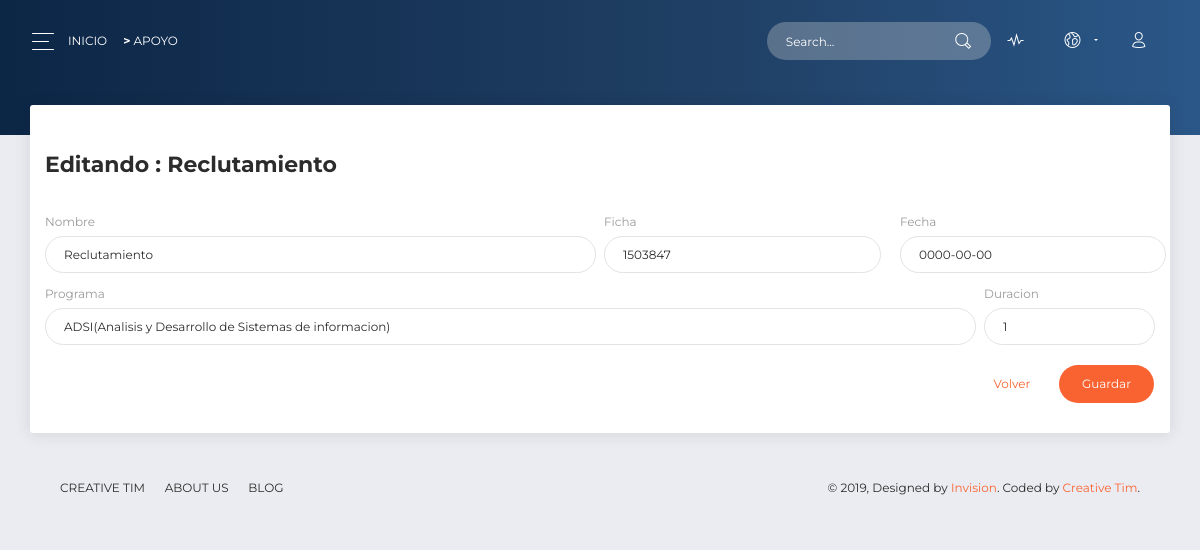
Page /?c=apoyo&a=Crud&id=1 on the committed database.
### tables this page shows
CREATE TABLE `apoyo` (
  `id` int(10) UNSIGNED NOT NULL,
  `name` varchar(100) DEFAULT NULL,
  `token` varchar(8) DEFAULT NULL,
  `program` varchar(120) DEFAULT NULL,
  `date` date DEFAULT NULL,
  `duration` tinyint(1) DEFAULT NULL
);

### controller/apoyo.controller.php (called while the page is built, shortened)
<?php
require_once 'model/apoyo.php';
class apoyoController
{
    private $model;
    public function __CONSTRUCT()
    {
        $this->model = new apoyo();
    }
    public function Crud()
    {
        $apoyo = new apoyo();
        if (isset($_REQUEST['id'])) {
            $apoyo = $this->model->Obtener($_REQUEST['id']);
        }
        require_once 'view/header.php';
        require_once 'view/apoyo/apoyo-editar.php';
        require_once 'view/footer.php';
    }
}

### model/database.php (called while the page is built)
<?php
class Database
{
    public static function StartUp()
    {
        $pdo = new PDO('mysql:host=localhost;dbname=cliente;charset=utf8', 'root', '');
        $pdo->setAttribute(PDO::ATTR_ERRMODE, PDO::ERRMODE_EXCEPTION);
        return $pdo;
    }
}

### model/apoyo.php (called while the page is built, shortened)
<?php
class apoyo
{
    private $pdo;
    public function __CONSTRUCT()
    {
        try {
            $this->pdo = Database::StartUp();
        } catch (Exception $e) {
            die($e->getMessage());
        }
    }
    public function Obtener($id)
    {
        try {
            $stm = $this->pdo
                ->prepare("SELECT * FROM apoyo WHERE id = ?");
            $stm->execute(array($id));
            return $stm->fetch(PDO::FETCH_OBJ);
        } catch (Exception $e) {
            die($e->getMessage());
        }
    }
}

### view/apoyo/apoyo-editar.php (the view, shortened to what this page needs)
<div class="panel-header panel-header-sm">
</div>
<div class="content">
    <div class="row">
        <div class="col-md-12">
            <div class="card">
                <div class="card-header">
                    <h5 class="title">
                        <?= isset($_REQUEST['id']) ? "Editando : " . $apoyo->name : "Creando Actividad"; ?>
                    </h5>
                </div>
                <div class="card-body">
                    <form class="form-group" action="?c=apoyo&a=Guardar" method="post">
                        <div class="row">
                            <div class="col-md-6 pr-1">
                                <div class="form-group">
                                    <label>Nombre</label>
                                    <input type="text" name="name" class="form-control" placeholder="Company" value="<?= $apoyo->name; ?>">
                                </div>
                            </div>
                            <div class="col-md-3 px-1">
                                <div class="form-group">
                                    <label>Ficha</label>
                                    <input type="text" name="token" class="form-control" placeholder="Username" value="<?= $apoyo->token; ?>">
                                </div>
                            </div>
                            <div class="col-md-3 pr-1">
                                <div class="datepicker-container">
                                    <div class="form-group">
                                        <label>Fecha</label>
                                        <input type="text" name="date" class="form-control date-picker" placeholder="Fecha" data-datepicker-color="primary" value="<?= $apoyo->date; ?>">
                                    </div>
                                </div>
                            </div>
                        </div>
                        <div class="row">
                            <div class="col-md-10 pr-1">
                                <div class="form-group">
                                    <label for="exampleInputEmail1">Programa</label>
                                    <input type="text" name="program" class="form-control" placeholder="Email" value="<?= $apoyo->program; ?>">
                                </div>
                            </div>
                            <div class="col-md-2 pl-1">
                                <div class="form-group">
                                    <label>Duracion</label>
                                    <input type="number" name="duration" class="form-control" placeholder="Last Name" value="<?= $apoyo->duration; ?>">
                                </div>
                            </div>
                        </div>
                        <div class="text-right form-group">
                            <a type="button" href="?c=apoyo" class="btn btn-link btn-primary btn-round" ">Volver</a>
                            <button class=" btn btn-primary btn-round">Guardar</button>
                        </div>
                    </form>
                </div>
            </div>
        </div>
    </div>

### rows in the picture
apoyo: name "Reclutamiento", token "1503847", date "0000-00-00", program "ADSI(Analisis y Desarrollo de Sistemas de informacion)", duration "1"

### other values in the picture
$_REQUEST['c'] "APOYO"
